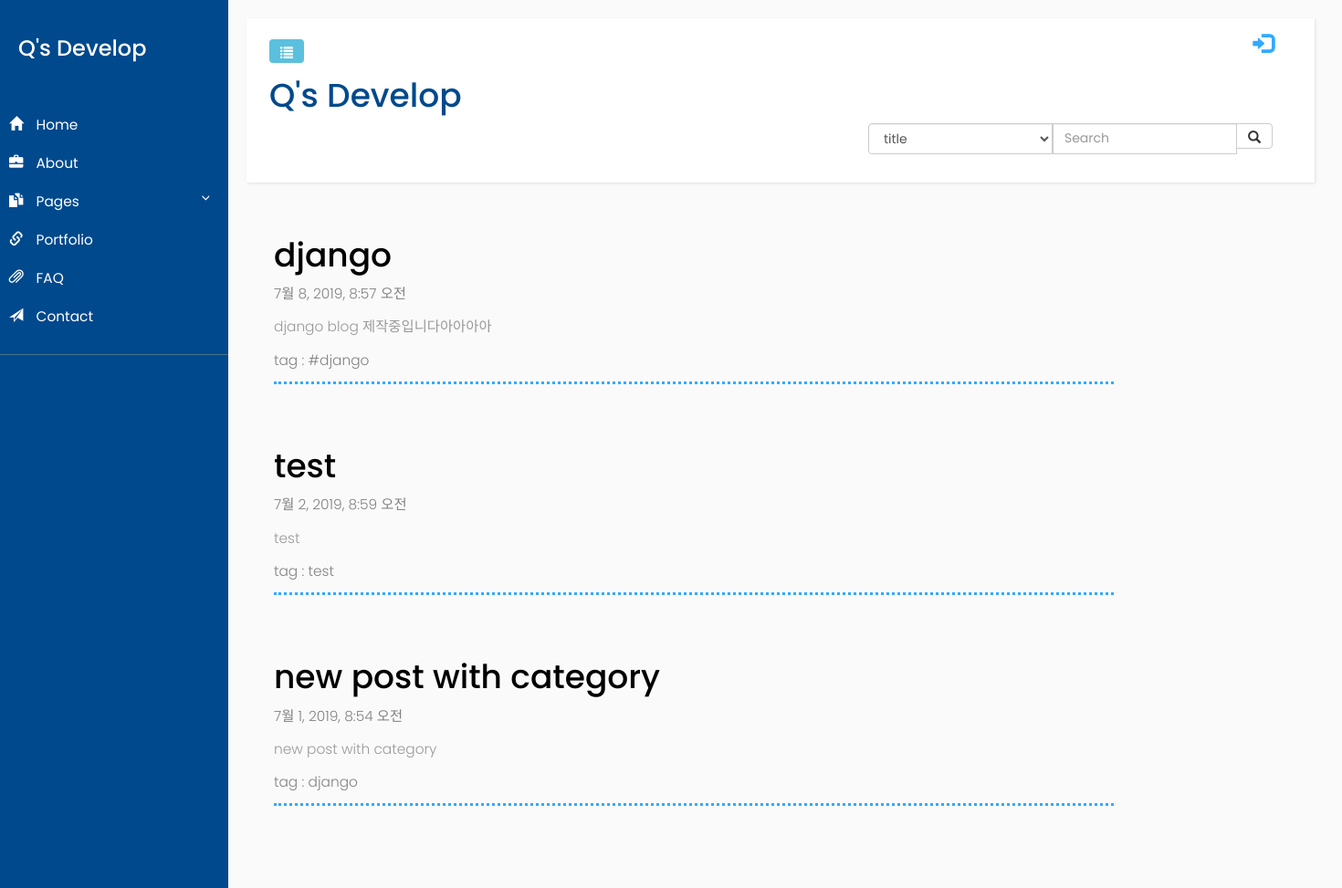
/, run on an earlier commit of the app's database.
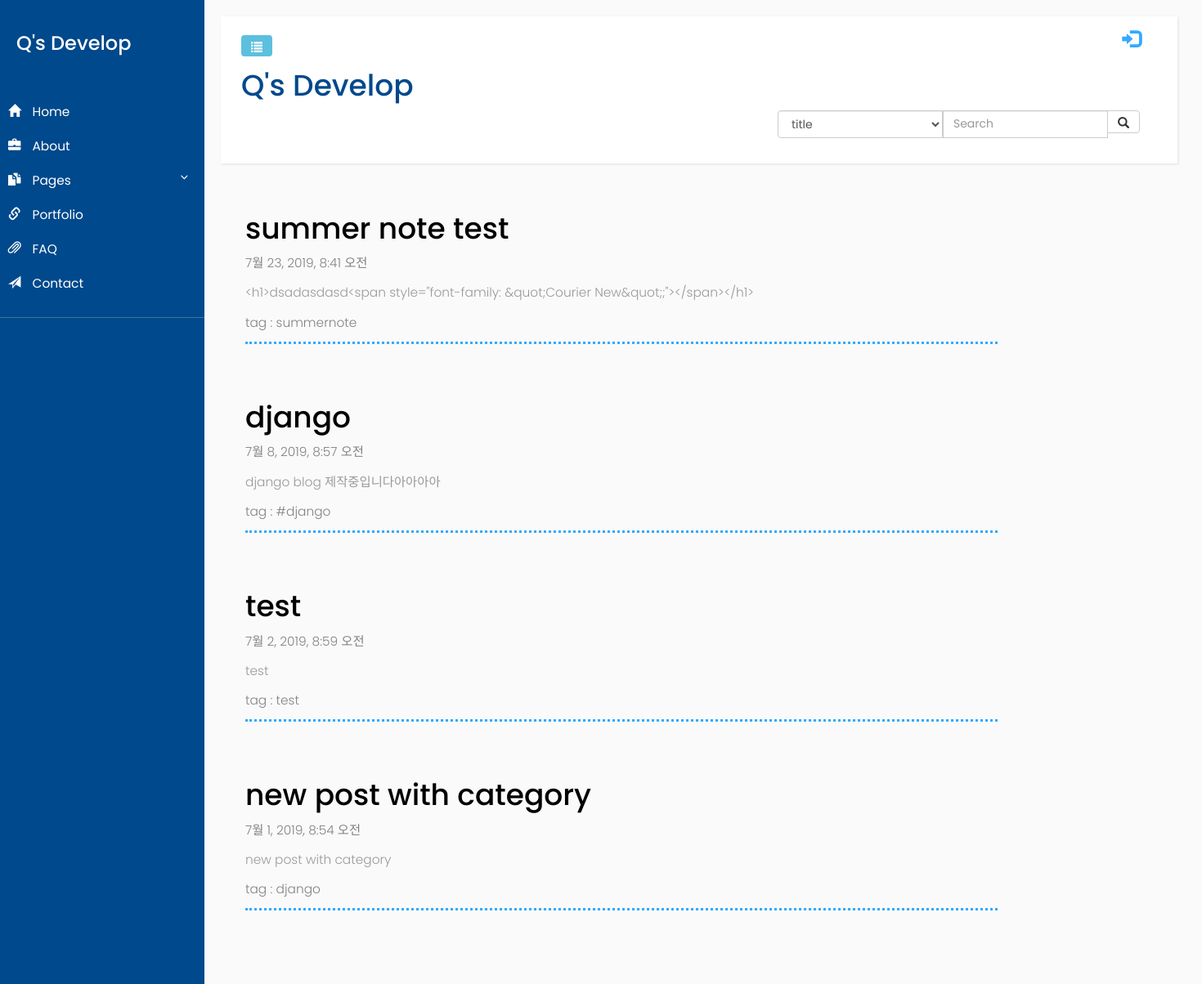
And on a later commit of the database.
### blog/models.py (models this page shows, shortened)
class Post(models.Model):
    author = models.ForeignKey('auth.User',on_delete=models.CASCADE,)
    title = models.CharField(max_length=200)
    text = models.TextField()
    category = models.CharField(max_length=200)
    created_date = models.DateTimeField(default = timezone.now)
    published_date = models.DateTimeField(blank = True, null=True)

### blog/views.py (the view, shortened to what this page needs)
# urls.py: path('', views.post_list, name='post_list'),
def post_list(request):
    posts = Post.objects.filter(published_date__lte = timezone.now()).order_by('-published_date')
    return render(request, 'blog/post_list.html',{'posts':posts})

### blog/templates/blog/post_list.html (shortened to what this page needs)
{% extends "blog/base.html" %}
{% load static %}
{% block content%}
<link rel="stylesheet" href="{% static 'blog/css/blog_list.css'%}">
    {% for post in posts %}
    <a class="post_link" href="{% url 'blog:post_detail' pk=post.pk %}">
        <div class ="post card-body px-lg-5 pt-0">
            <h1>{{ post.title }}</h1>
            <p id='date'>{{post.published_date}}</p>
            <p id='contents'>{{post.text|linebreaks}}</p>
            <p id='category' >tag : {{post.category}}</p>
        </div>
    </a>
    {% endfor%}
{% endblock %}

### blog/templates/blog/base.html (shortened to what this page needs)
{% load static %}
<html>
    <head>
        <link rel="stylesheet" href="https://maxcdn.bootstrapcdn.com/bootstrap/3.3.7/css/bootstrap.min.css">
        <link rel="stylesheet" href="{% static 'blog/css/blog_frame.css'%}">
        <link rel="stylesheet" href="{% static 'blog/css/blog_container.css'%}">
        <link rel="stylesheet" href="{% static 'blog/css/blog_header.css'%}">
    </head>
    <body>
        <div class="wrapper">
            <nav id="sidebar">
                    <div class="sidebar-header">
                        <h3>Q's Develop</h3>
                    </div>
                    <ul class="list-unstyled components">
                        <li>
                            <a href="{% url 'blog:post_list' %}">
                                <i class="glyphicon glyphicon-home"></i>
                                Home
                            </a>
                            <a href="#">
                                <i class="glyphicon glyphicon-briefcase"></i>
                                About
                            </a>
                            <a href="#pageSubmenu" data-toggle="collapse" aria-expanded="false">
                                <i class="glyphicon glyphicon-duplicate"></i>
                                Pages
                            </a>
                        </li>
                        <li>
                            <a href="#">
                                <i class="glyphicon glyphicon-link"></i>
                                Portfolio
                            </a>
                        </li>
                        <li>
                            <a href="#">
                                <i class="glyphicon glyphicon-paperclip"></i>
                                FAQ
                            </a>
                        </li>
                        <li>
                            <a href="#">
                                <i class="glyphicon glyphicon-send"></i>
                                Contact
                            </a>
                        </li>
                    </ul>
                </nav>
            <div id="content">
                <nav class="navbar navbar-default">
                    <div class="container-fluid">
                        <div class="navbar-header">
                            <button type="button" id="sidebarCollapse" class="btn btn-info navbar-btn">
                                <span class="glyphicon glyphicon-list"></span>
                            </button>
                        </div>
                        {% if user.is_authenticated %}
                        <a href="{% url 'blog:post_new' %}" class="top-menu"><span class="glyphicon glyphicon-plus"></span></a>
                        <a href="{% url 'blog:post_draft_list' %}" class="top-menu"><span class="glyphicon glyphicon-edit"></span></a>
                        <a href="{% url 'logout' %}" class="top-menu"><span class="glyphicon glyphicon-log-out"></span></a>
                        <span class="userName">Hello {{ user.username }}</span>
                        {% else %}
                        <a href="{% url 'login' %}" class="top-menu"><span class="glyphicon glyphicon-log-in"></span></span></a>
                        {% endif %}
                        <h1 id="blog-title"><a href="http://127.0.0.1:8000/">Q's Develop</a></h1>
                        <div class ="search-box">
                            <form class="search-box-form" action="{% url 'blog:post_list' %}" method="get">
                                <div class="input-group">
                                    <select name ='fd_name' class="form-control" >
                                            <option value ='title'>title</option>
                                    </select>
                                    <input type="text" name="item" class="form-control" placeholder="Search">
                                    <div class="input-group-btn">
                                        <button class='btn btn-default' type='submit'>
                                            <i class="glyphicon glyphicon-search"></i>
                                        </button>
                                    </div>
                                </div>
                            </form>
                        </div>
                    </div>
                </nav>
                <div class = "container">
                    <div class = "col-md-10">
                        {% block content%}
                        {% endblock%}
                    </div>
                </div>
            </div>
        </div>
    </body>
</html>

### blog/static/blog/css/blog_frame.css (style rules this page uses)
body { font-family: 'Poppins', sans-serif; background: #fafafa; }
p { font-family: 'Poppins', sans-serif; font-size: 1.1em; font-weight: 300; line-height: 1.7em; color: #999; }
a, a:hover, a:focus { color: inherit; text-decoration: none; transition: all 0.3s; }
.navbar { padding: 15px 10px; background: #fff; border: none; border-radius: 0; margin-bottom: 40px; box-shadow: 1px 1px 3px rgba(0, 0, 0, 0.1); }
.navbar-btn { box-shadow: none; outline: none !important; border: none; }
i, span { display: inline-block; }
.wrapper { display: flex; align-items: stretch; }
#sidebar { min-width: 250px; max-width: 250px; background: #00498c; color: #fff; transition: all 0.3s; }
#sidebar ul li a { text-align: left; }
#sidebar .sidebar-header { padding: 20px; background: #00498c; }
#sidebar ul.components { padding: 20px 0; border-bottom: 1px solid #47748b; }
#sidebar ul li a { padding: 10px; font-size: 1.1em; display: block; }
#sidebar ul li a i { margin-right: 10px; }
a[data-toggle="collapse"] { position: relative; }
a[aria-expanded="false"]::before, a[aria-expanded="true"]::before { content: '\e259'; display: block; position: absolute; right: 20px; font-family: 'Glyphicons Halflings'; font-size: 0.6em; }
#content { padding: 20px; min-height: 100vh; transition: all 0.3s; }

### blog/static/blog/css/blog_header.css (style rules this page uses)
#blog-title { color: #00498c; size : 100px; margin-top: 50px; }
.top-menu, .top-menu:hover, .top-menu:visited { color: #32AAFF; float: right; font-size: 17pt; margin-right: 20px; }
.input-group { display: inline-flex; float: right; }

### blog/static/blog/css/blog_list.css (style rules this page uses)
.post { position: relative; margin-bottom: 70px; border-color: #32AAFF; border-bottom-style: dotted; }
.post #date { color: #828282; }
.post h1 { color: #000000; }
.post #contents { text-align: center; }
.post #category { color: #828282; }
.search-box { height:50px; }
.search-box-form { float: right; padding-right: 5%; }

What changed in the data, as far as the page shows it:
added Post: title "summer note test", published_date "7월 23, 2019, 8:41 오전", text "<h1>dsadasdasd<span style=\"font-family: &quot;Courier New&quot;;\"> </span></h1>", category "summernote"
